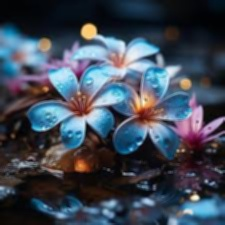
#> input picture original new_mean.jpeg, 225 x 225 px; its folder holds only this picture in this run
$ python D-ENG-23-0201-ET.py
#> lines starting #> are read from the running program, lines starting #| are printed output that depends on the picture
#> in apply_filters_in_directory, image is the input picture: shape (225, 225, 3); mean B, G, R 84.9, 71.8, 63
# Step 1: Import libraries
import cv2  # For reading and writing images
import numpy as np  # For numerical operations
import os  # For file and directory operations

# Step 2: Define filter functions

def mean_filter(image, kernel_size=3):
    """
    Apply a mean filter to the image using a kernel of size NxN.
    """
#> called with kernel_size = 3
    kernel = np.ones((kernel_size, kernel_size), dtype=np.float32) / (kernel_size**2)
    return cv2.filter2D(image, -1, kernel)

def median_filter(image, kernel_size=3):
    """
    Apply a median filter to the image using a kernel of size NxN.
    """
#> called with kernel_size = 3
    return cv2.medianBlur(image, kernel_size)

def midpoint_filter(image, kernel_size=3):
    """
    Apply a midpoint filter to the image using a kernel of size NxN.
    """
#> called with kernel_size = 3
    padded_image = cv2.copyMakeBorder(image, kernel_size // 2, kernel_size // 2, kernel_size // 2, kernel_size // 2, cv2.BORDER_WRAP)
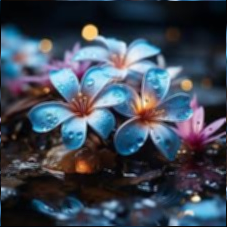
#> padded_image: shape (227, 227, 3); mean B, G, R 84.4, 71.2, 62.4
    output = np.zeros_like(image)

    for i in range(image.shape[0]):
        for j in range(image.shape[1]):
            for c in range(image.shape[2]):  # Process each channel
                region = padded_image[i:i + kernel_size, j:j + kernel_size, c]
                min_val = np.min(region)
                max_val = np.max(region)
                output[i, j, c] = (min_val + max_val) // 2
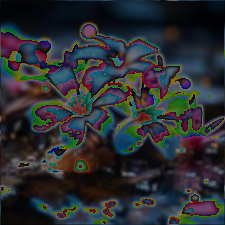
#> output: shape (225, 225, 3); mean B, G, R 50, 46.5, 43.5

    return output

# Step 3: Main function to process all JPEG files
def apply_filters_in_directory():
    """
    Read all JPEG images from the current directory, apply filters, and save the output.
    """
    # Get all JPEG files in the current directory
    jpeg_files = [f for f in os.listdir('.') if f.lower().endswith('.jpeg')]

    if not jpeg_files:
        print("No JPEG files found in the current directory.")
        return

    for file in jpeg_files:
        # Read the image
        image = cv2.imread(file, cv2.IMREAD_COLOR)  # Read as color image

        # Apply each filter
        mean_filtered = mean_filter(image)
        median_filtered = median_filter(image)
        midpoint_filtered = midpoint_filter(image)

        # Save the filtered images with appropriate names
        cv2.imwrite(f"{file.split('.')[0]}_mean.jpeg", mean_filtered)
        cv2.imwrite(f"{file.split('.')[0]}_median.jpeg", median_filtered)
        cv2.imwrite(f"{file.split('.')[0]}_midpoint.jpeg", midpoint_filtered)

    print("Filtering complete. Check the directory for output files.")

# Step 4: Run the program
if __name__ == "__main__":
    apply_filters_in_directory()
